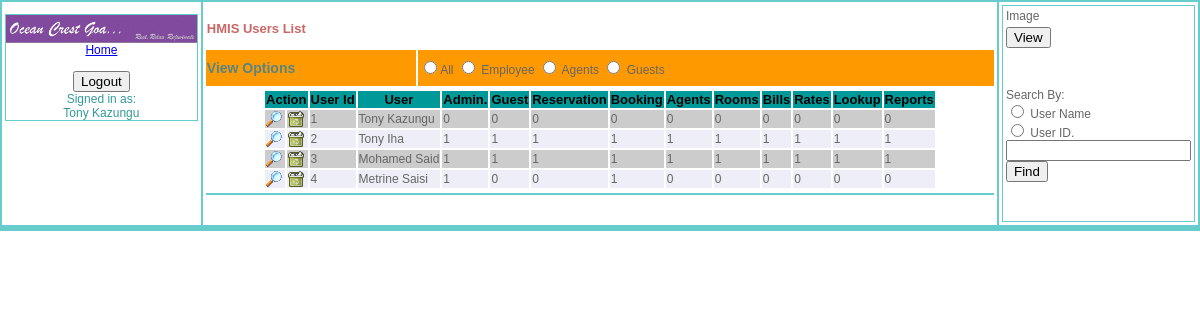
Page /users_list.php (signed in) on the earlier database version.
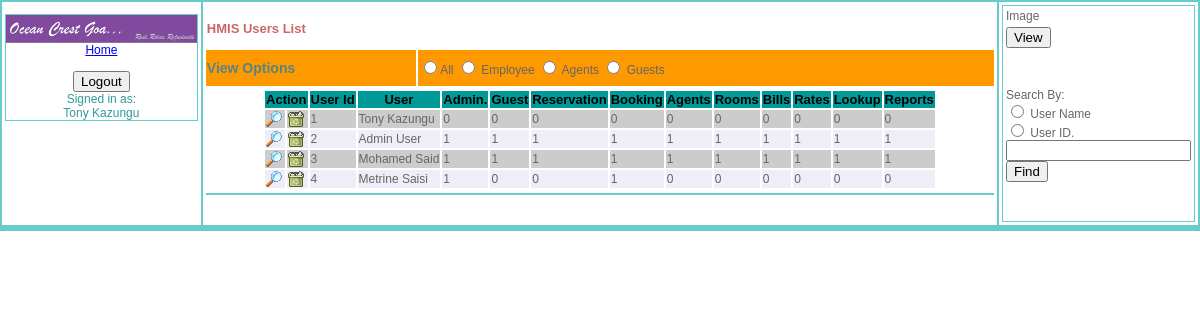
Same page on the later database version.
### tables this page shows
CREATE TABLE `users` (
  `userid` smallint(6) NOT NULL auto_increment,
  `fname` varchar(25) NOT NULL,
  `sname` varchar(25) NOT NULL,
  `loginname` varchar(15) NOT NULL,
  `pass` varchar(32) NOT NULL,
  `phone` int(25) default NULL,
  `mobile` int(11) default NULL,
  `fax` int(11) default NULL,
  `email` varchar(65) default NULL,
  `dateregistered` date default NULL,
  `countrycode` smallint(6) default NULL,
  `admin` tinyint(1) NOT NULL default '0',
  `guest` tinyint(1) NOT NULL default '0',
  `reservation` tinyint(1) NOT NULL default '0',
  `booking` tinyint(1) NOT NULL default '0',
  `agents` tinyint(1) NOT NULL default '0',
  `rooms` tinyint(1) NOT NULL default '0',
  `billing` tinyint(1) NOT NULL default '0',
  `rates` tinyint(1) NOT NULL default '0',
  `lookup` tinyint(1) NOT NULL default '0',
  `reports` tinyint(1) NOT NULL default '0',
  PRIMARY KEY  (`userid`),
  UNIQUE KEY `userid` (`userid`),
  UNIQUE KEY `loginname` (`loginname`),
  KEY `names` (`fname`,`sname`)
);

### queryfunctions.php (called while the page is built, shortened)
<?php
function mkr_query($strsql,$conn)
{
	$rs = mysql_query($strsql,$conn);
	return $rs;
}
function fetch_object($rs)
{
	return mysql_fetch_object($rs);
}
?>

### users_list.php (the view, shortened to what this page needs)
<?php
include_once ("queryfunctions.php");
include_once ("functions.php");
?>
<!DOCTYPE html PUBLIC "-//W3C//DTD XHTML 1.0 Transitional//EN" "http://www.w3.org/TR/xhtml1/DTD/xhtml1-transitional.dtd">
<html xmlns="http://www.w3.org/1999/xhtml">
<head>
<link href="css/new.css" rel="stylesheet" type="text/css">
</head>
<body>
<form action="admin.php" method="post" enctype="multipart/form-data">
<table width="100%"  border="0" cellpadding="1" align="center" bgcolor="#66CCCC">
  <tr valign="top">
    <td width="17%" bgcolor="#FFFFFF">
	<table width="100%"  border="0" cellpadding="1">
	  <tr>
    <td width="15%" bgcolor="#66CCCC">
		<table cellspacing=0 cellpadding=0 width="100%" align="left" bgcolor="#FFFFFF">
      <tr><td width="110" align="center"><a href="index.php"><img src="images/OpenCrest.gif" width="100%" height="100%" border="0"/><br>
          Home</a></td>
      </tr>
      <tr><td>&nbsp; </td>
      </tr>
      <tr>
        <td align="center">
		<?php signon(); ?>
		</td></tr>
	  </table></td></tr>
    </table>
	</td>
    <td width="67%" bgcolor="#FFFFFF"><table width="100%"  border="0" cellpadding="1">
      <tr>
        <td align="center"></td>
      </tr>
      <tr>
        <td colspan="2">
		<h2>HMIS Users List </h2>
		</td>
      </tr>
	  <tr bgcolor="#FF9900"><td><h1>View Options </h1></td>
	  <td>
          <label><input type="radio" name="roomstatus" value="A" />All</label>
          <label><input type="radio" name="roomstatus" value="V" />
          Employee</label>
          <label><input type="radio" name="roomstatus" value="R" />
          Agents</label>
          <label><input type="radio" name="roomstatus" value="B" />
          Guests</label></td></tr>
      <tr>
        <td colspan="2"><div id="Requests">
		<?php
			$conn=db_connect(HOST,USER,PASS,DB,PORT);
			$sql="Select users.userid,concat_ws(' ',users.fname,users.sname) as user,users.loginname,users.phone,users.mobile,
				users.fax,users.email,users.dateregistered,users.admin,users.guest,users.reservation,
				users.booking,users.agents,users.rooms,users.billing,users.rates,users.lookup,users.reports,countries.country
				From users
				left Join countries ON users.countrycode = countries.countrycode";
			$results=mkr_query($sql,$conn);
			echo "<table align=\"center\">";
			echo "<tr bgcolor=\"#009999\">
				<th colspan=\"2\">Action</th>
				<th>User Id</th>
				<th>User</th>
				<th>Admin.</th>
				<th>Guest</th>
				<th>Reservation</th>
				<th>Booking</th>
				<th>Agents</th>
				<th>Rooms</th>
				<th>Bills</th>
				<th>Rates</th>
				<th>Lookup</th>
				<th>Reports</th>
				</tr>";
			while ($user = fetch_object($results)) {
				$j++;
				if($j%2==1){
					echo "<tr id=\"row$j\" onmouseover=\"javascript:setColor('$j')\" onmouseout=\"javascript:origColor('$j')\" bgcolor=\"#CCCCCC\">";
					}else{
					echo "<tr id=\"row$j\" onmouseover=\"javascript:setColor('$j')\" onmouseout=\"javascript:origColor('$j')\" bgcolor=\"#EEEEF8\">";
				}
					echo "<td><a href=\"admin.php?search=$user->userid\"><img src=\"images/button_view.png\" width=\"16\" height=\"16\" border=\"0\" title=\"view/edit user details\"/></a></td>";
					echo "<td><a href=\"users_list.php?search=$user->userid&action=remove\"><img src=\"images/button_remove.png\" width=\"16\" height=\"16\" border=\"0\" title=\"remove user\"/></a></td>";
					echo "<td>" . $user->userid . "</td>";
					echo "<td>" . $user->user . "</td>";
					echo "<td>" . $user->admin . "</td>";
					echo "<td>" . $user->guest . "</td>";
					echo "<td>" . $user->reservation . "</td>";
					echo "<td>" . $user->booking . "</td>";
					echo "<td>" . $user->agents . "</td>";
					echo "<td>" . $user->rooms . "</td>";
					echo "<td>" . $user->billing . "</td>";
					echo "<td>" . $user->rates . "</td>";
					echo "<td>" . $user->lookup . "</td>";
					echo "<td>" . $user->reports . "</td>";
				echo "</tr>";
			}
			echo "</table>";
		?>
		</div></td>
      </tr>
	  <tr bgcolor="#66CCCC" >
        <td align="left" colspan="2"><div id="RequestDetails"></div>
		</td>
      </tr>
    </table></td>
	<td width="16%" bgcolor="#FFFFFF">
	<table width="100%"  border="0" cellpadding="1">
	  <tr>
    <td width="15%" bgcolor="#66CCCC">
	<table width="100%"  border="0" cellpadding="1" bgcolor="#FFFFFF">
       <tr>
        <td>Image</td>
      </tr>
	  <tr>
        <td><input type="submit" name="Submit" value="View" /></td>
	  </tr>
      <tr>
        <td>&nbsp;</td>
      </tr>
      <tr>
        <td>&nbsp;</td>
      </tr>
      <tr>
        <td>
            <label> Search By:<br />
            <input type="radio" name="optFind" value="Name" />
        User Name</label>
            <br />
            <label>
            <input type="radio" name="optFind" value="Payrollno" />
        User ID.</label>
            <br>
        <input type="text" name="search" width="100" /><br>
        <input type="submit" name="Submit" value="Find"/>
        </td>
      </tr>
      <tr>
        <td>&nbsp;</td>
      </tr>
      <tr>
        <td>&nbsp;</td>
      </tr>
    </table>
	</td></tr></table>
	</td>
  </tr>
   <?php require_once("footer1.php"); ?>
</table>
</form>
</body>
</html>

### functions.php (shortened to what this page needs)
<?php
function signon(){
	echo "<input name=\"login\" type=\"submit\" value=\"";
	echo !isset($_COOKIE['data_login']) ? "Login" : "Logout";
	echo "\"/></input><br>";
	echo "<font color=\"#339999\">Signed in as: " . "<br/>" .$_SESSION["employee"] . "</font>";
}
?>

### footer1.php (shortened to what this page needs)
<td colspan="2">
</td>

### css/new.css (style rules this page uses)
body { background-color: White; font: 12px Verdana, Geneva, Arial, Helvetica, sans-serif; color: #666666; margin: 0px 0px 0px 0px; border: none; }
td, p, ul,ol { font-family: Verdana, Geneva, Arial, Helvetica, sans-serif; font-size: 12px; }
th { color: #000000; font-size: 13px; }
h1 { color: #568585; font-size: 14px; }
h2 { color: #CC6666; font-size:13px; }

Differences in the rows shown:
changed users id 2: user "Tony Iha" → "Admin User"
